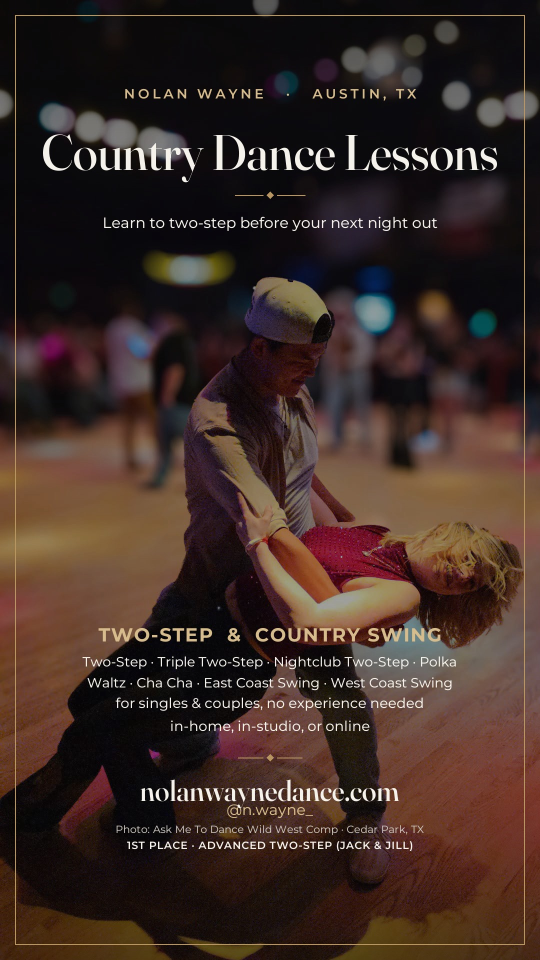
#> input picture promo-country-9x16.jpg, 1080 x 1920 px, given in place of photo5.jpg, which was not available (shown at 1/2 size)
$ python make_promo_cards.py
#> lines starting #> are read from the running program, lines starting #| are printed output that depends on the picture
#!/usr/bin/env python3
"""
Branded promo cards for Instagram / Facebook feed + the website.

Rebuilds all eight: four 1080x1080 squares and four 1080x1920 stories.
NOT for Facebook Marketplace (the URL, @handle and "FREE" button trip the
off-platform-ad classifier). For Marketplace use marketplace-listing-wedding.md
with a real photo, plus marketplace-wedding-safe.jpg as a second image.

House rules baked in here:
  - the price and any dated promo stay OFF the art, so the cards never expire
  - no "As seen on Dancing with the Stars Austin" (with no room to explain it,
    a stranger reads it as the TV show); proof is the credential line instead

Run:  python3 make_promo_cards.py
Out:  promo-{lessons,wedding,country,social}.jpg and -9x16.jpg
"""
from PIL import Image, ImageDraw, ImageFont, ImageOps

W = 1080
SQ, TALL = 1080, 1920

BRASS = (184, 149, 94)
BRASS_LIGHT = (214, 187, 140)
WHITE = (245, 242, 236)
DARK = (26, 21, 18)

DOMAIN = "nolanwaynedance.com"
HANDLE = "@n.wayne_"
CRED = "16+ YEARS TEACHING & COMPETING"
EYEBROW = "NOLAN WAYNE   ·   AUSTIN, TX"
CTA = "Book a FREE 15-Min Call"

FRAUNCES = "fonts/Fraunces.ttf"
MONTSERRAT = "fonts/Montserrat.ttf"


def fraunces(size, wght=470, opsz=144):
    f = ImageFont.truetype(FRAUNCES, size)
    f.set_variation_by_axes([opsz, wght, 0, 0])
    return f


def mont(size, wght=500):
    f = ImageFont.truetype(MONTSERRAT, size)
    f.set_variation_by_axes([wght])
    return f


def cover(im, w, h, bias=0.5):
    """Scale to cover, cropping to the given vertical bias (0 top, 1 bottom)."""
#> called with w = 1080, h = 1080, bias = 0.35
    iw, ih = im.size
#> iw = 1080; ih = 1920
    scale = max(w / iw, h / ih)
#> scale = 1
    nw, nh = round(iw * scale), round(ih * scale)
#> nw = 1080; nh = 1920
    im = im.resize((nw, nh), Image.LANCZOS)
#> im is the input picture: PIL image 1080x1920 RGB; mean R, G, B 61.5, 44, 38
    left = (nw - w) // 2
#> left = 0
    top = round((nh - h) * bias)
#> top = 294
    return im.crop((left, top, left + w, top + h))
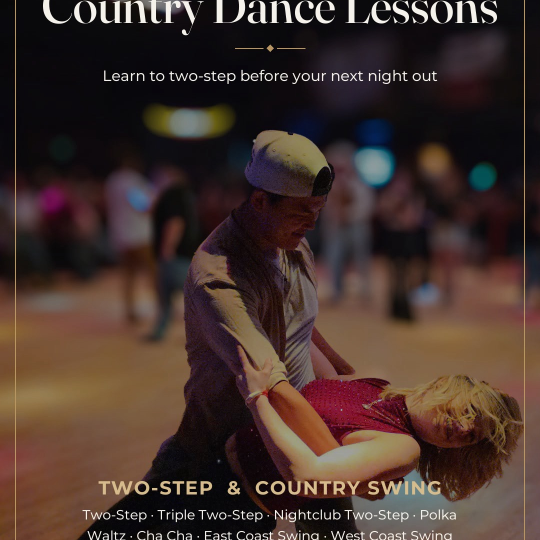
#> returned value: PIL image 1080x1080 RGB (shown at 1/2 size); mean R, G, B 68.4, 50.6, 44.6


def tracked(d, y, text, fnt, fill, tracking, cx, bottom=False):
    """Letterspaced, centred on cx. y is the top edge, or the bottom if asked."""
    widths = [d.textlength(c, font=fnt) for c in text]
    x = cx - (sum(widths) + tracking * (len(text) - 1)) / 2
    if bottom:
        y -= fnt.getbbox(text)[3]
    for c, cw in zip(text, widths):
        d.text((x, y), c, font=fnt, fill=fill)
        x += cw + tracking


def fit(text, maxw, start, minimum=60):
    """Largest Fraunces size that keeps the headline on one line."""
    probe = ImageDraw.Draw(Image.new("RGB", (10, 10)))
    size = start
    while size > minimum and probe.textlength(text, font=fraunces(size)) > maxw:
        size -= 2
    return fraunces(size)


def diamond(d, y, cx, half=70):
    d.line([cx - half, y, cx - 14, y], fill=BRASS, width=2)
    d.line([cx + 14, y, cx + half, y], fill=BRASS, width=2)
    d.polygon([(cx, y - 7), (cx + 7, y), (cx, y + 7), (cx - 7, y)], fill=BRASS)


def pill(d, cy, cx, text):
    f = mont(31, 700)
    tw = d.textlength(text, font=f)
    w, h = tw + 96, 78
    d.rounded_rectangle([cx - w / 2, cy - h / 2, cx + w / 2, cy + h / 2],
                        radius=h / 2, fill=BRASS_LIGHT)
    d.text((cx, cy), text, font=f, fill=DARK, anchor="mm")


def backdrop(src, w, h, bias):
    base = cover(ImageOps.exif_transpose(Image.open(src)).convert("RGB"), w, h, bias)
    # darken top and bottom for type, then a gentle global dim
    col = Image.new("L", (1, h), 0)
    for y in range(h):
        top_edge = max(0.0, 1 - y / (h * 0.34)) ** 1.5
        bot_edge = max(0.0, (y - h * 0.70) / (h * 0.30)) ** 1.5
        col.putpixel((0, y), int(155 * min(1.0, 0.42 + 0.58 * (top_edge + bot_edge))))
    base = Image.composite(Image.new("RGB", (w, h), (8, 7, 6)),
                           base, col.resize((w, h)))
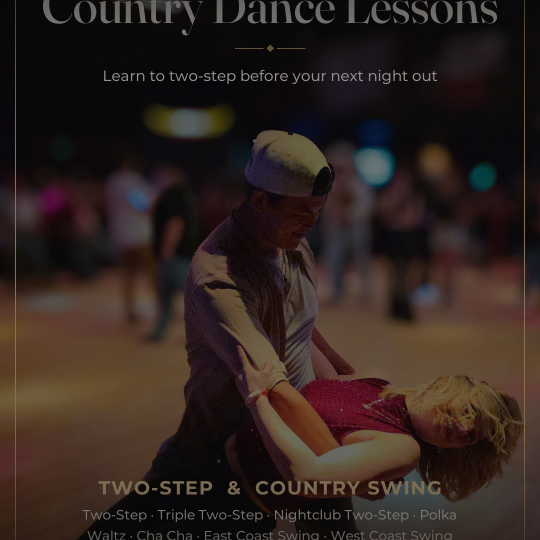
#> base: PIL image 1080x1080 RGB (shown at 1/2 size); mean R, G, B 48.2, 35.6, 31.1
    return Image.blend(base, Image.new("RGB", (w, h), (10, 9, 8)), 0.18)


CARDS = {
    "lessons": dict(
        photo="assets/photo5.jpg", bias=0.35,
        headline="Dance Lessons",
        sub="Beginner-friendly lessons & wedding first dances",
        styles="WEDDING  ·  BALLROOM  ·  COUNTRY  ·  SWING",
        who="for individuals & couples, no experience needed",
    ),
    "wedding": dict(
        photo="assets/photo1.jpg", bias=0.3,
        headline="Wedding Dance Lessons",
        sub="Custom choreography, built around your song",
        styles="WALTZ  ·  COUNTRY  ·  SWING  ·  SLOW DANCE",
        who=None,
    ),
    "country": dict(
        photo="assets/CountryBarJnJ.JPG", bias=0.5,
        headline="Country Dance Lessons",
        sub="Learn to two-step before your next night out",
        styles="TWO-STEP  &  COUNTRY SWING",
        sub_styles=["Two-Step · Triple Two-Step · Nightclub Two-Step · Polka",
                    "Waltz · Cha Cha · East Coast Swing · West Coast Swing"],
        who="for singles & couples, no experience needed",
        credit=["Photo: Ask Me To Dance Wild West Comp · Cedar Park, TX",
                "1ST PLACE · ADVANCED TWO-STEP (JACK & JILL)"],
    ),
    "social": dict(
        photo="assets/photo4.jpg", bias=0.4,
        headline="Social Dance Lessons",
        sub="Never too late to start, and a good way to get out",
        styles="BALLROOM  ·  TWO-STEP  ·  SWING  ·  SLOW DANCE",
        who="for couples & singles, no experience needed",
    ),
}


def render(cfg, tall):
    h = TALL if tall else SQ
    base = backdrop(cfg["photo"], W, h, cfg["bias"])
    d = ImageDraw.Draw(base)
    cx = W // 2
    m = 30
    d.rectangle([m, m, W - m - 1, h - m - 1], outline=BRASS, width=2)

    # --- top block
    top = 170 if tall else 96
    tracked(d, top, EYEBROW, mont(27, 600), BRASS_LIGHT, 6, cx)
    head = fit(cfg["headline"], W - 150, 118)
    d.text((cx, top + 72), cfg["headline"], font=head, fill=WHITE, anchor="ma")
    diamond(d, top + 220, cx)
    d.text((cx, top + 256), cfg["sub"], font=mont(30, 450), fill=WHITE, anchor="ma")

    # --- bottom block, laid out upward from the footer
    # footer stack: domain, handle, then either the years line or, on the
    # country card, the photo credit and competition result (two lines, so the
    # whole stack moves up to stay clear of the frame)
    cred_y = h - (245 if tall else 85) - (30 if cfg.get("credit") else 0)
    handle_y = cred_y - 45
    domain_y = handle_y - 55
    d.text((cx, handle_y), HANDLE, font=mont(30, 450), fill=BRASS_LIGHT, anchor="ma")
    d.text((cx, domain_y), DOMAIN, font=fraunces(58, 520), fill=WHITE, anchor="ma")
    if cfg.get("credit"):
        d.text((cx, cred_y), cfg["credit"][0], font=mont(21, 450), fill=(198, 192, 184), anchor="ma")
        tracked(d, cred_y + 32, cfg["credit"][1], mont(21, 600), WHITE, 1, cx)
    else:
        tracked(d, cred_y, CRED, mont(20, 500), (176, 170, 162), 2, cx)

    y = domain_y - 30
    diamond(d, y, cx, half=64)
    if tall:
        y -= 45
    else:
        y -= 62
        pill(d, y, cx, CTA)
        y -= 55
    d.text((cx, y), "in-home, in-studio, or online", font=mont(28, 450), fill=WHITE, anchor="md")
    if cfg.get("who"):
        y -= 46
        d.text((cx, y), cfg["who"], font=mont(28, 450), fill=WHITE, anchor="md")
    for line in reversed(cfg.get("sub_styles") or []):
        y -= 42
        d.text((cx, y), line, font=mont(27, 450), fill=WHITE, anchor="md")
    y -= 56
    # shrink the styles line until it clears the frame on both sides
    size = 38
    while size > 24:
        styles = mont(size, 700)
        if d.textlength(cfg["styles"], font=styles) + 2 * (len(cfg["styles"]) - 1) <= W - 150:
            break
        size -= 1
    tracked(d, y, cfg["styles"], styles, BRASS_LIGHT, 2, cx, bottom=True)
    return base


def main():
    for name, cfg in CARDS.items():
        for tall in (False, True):
            out = f"promo-{name}{'-9x16' if tall else ''}.jpg"
            render(cfg, tall).save(out, quality=92, optimize=True, progressive=True)
            print("wrote", out)


if __name__ == "__main__":
#> (the run stopped early here; a loop or call above may not have finished)

$ run again, on promo-social-9x16.jpg
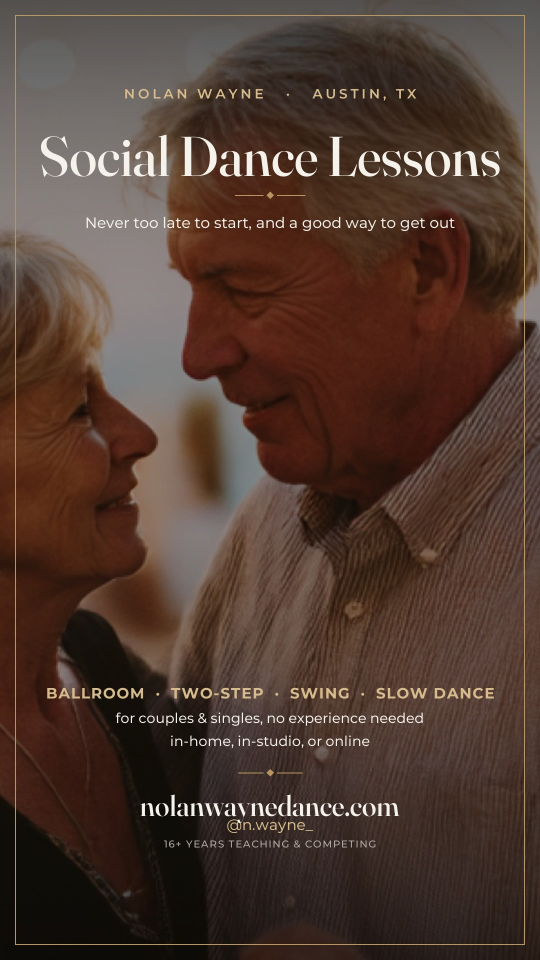
#> input picture promo-social-9x16.jpg, 1080 x 1920 px, given in place of photo5.jpg, which was not available (shown at 1/2 size)
#> iw = 1080; ih = 1920
#> scale = 1
#> nw = 1080; nh = 1920
#> in cover, im is the input picture: PIL image 1080x1920 RGB; mean R, G, B 80.2, 59.1, 49.3
#> left = 0
#> top = 294
#> in cover, `return im.crop((left, top, left + w, top + h))`:
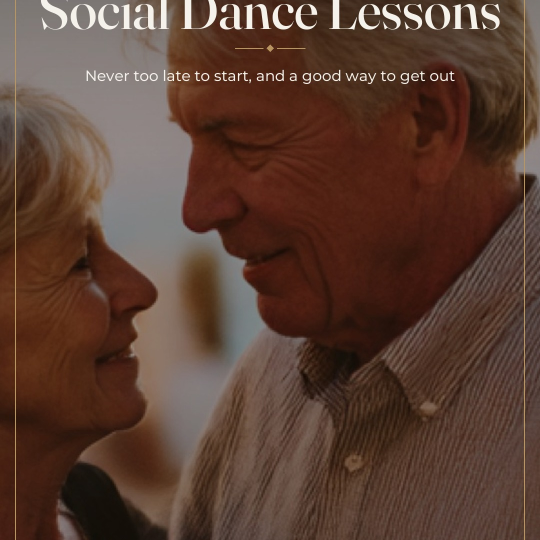
#> returned value: PIL image 1080x1080 RGB (shown at 1/2 size); mean R, G, B 90.8, 63.3, 51.1
#> in backdrop, `base = Image.composite(Image.new("RGB", (w, h), (8, 7, 6)), base, col...`:
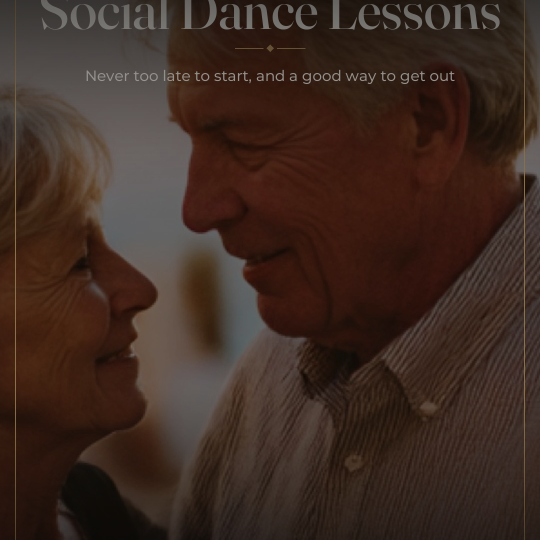
#> base: PIL image 1080x1080 RGB (shown at 1/2 size); mean R, G, B 61.8, 42.9, 34.5
